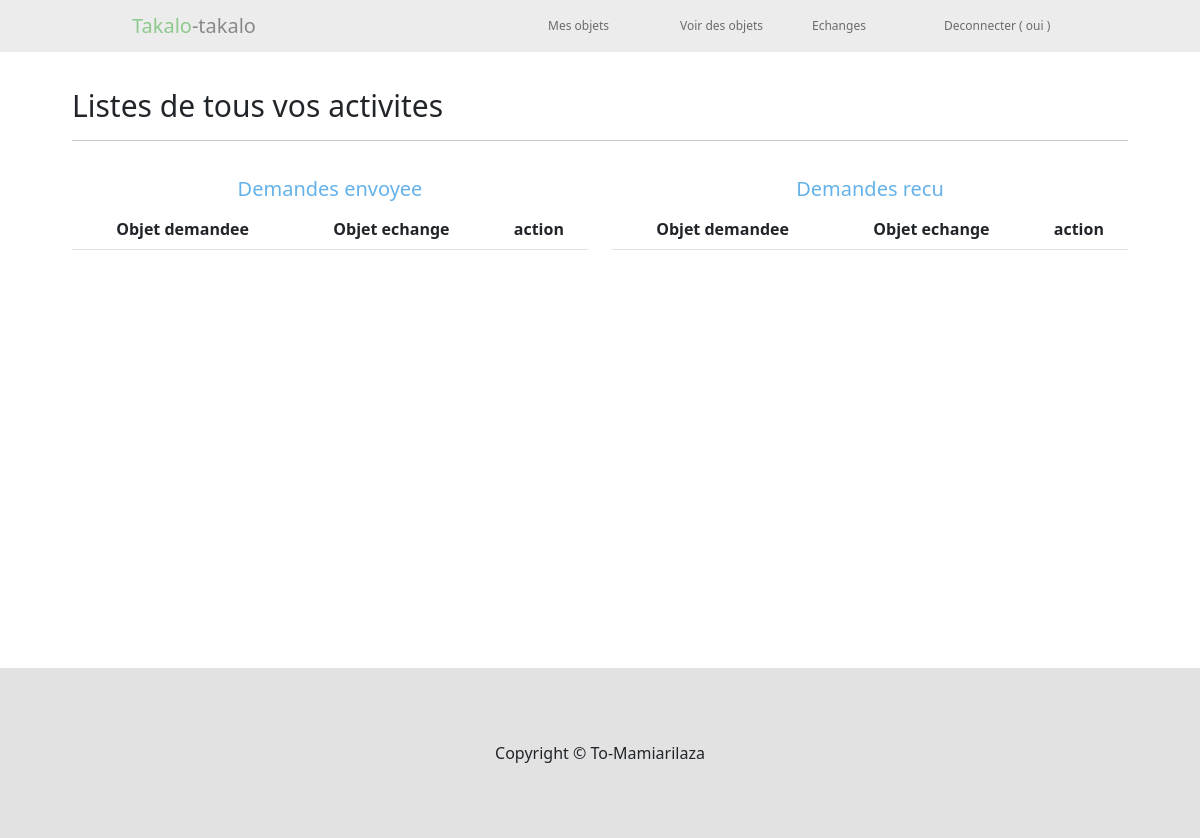
/index.php/echange/gestionEchange (signed in), run on an earlier commit of the app's database.
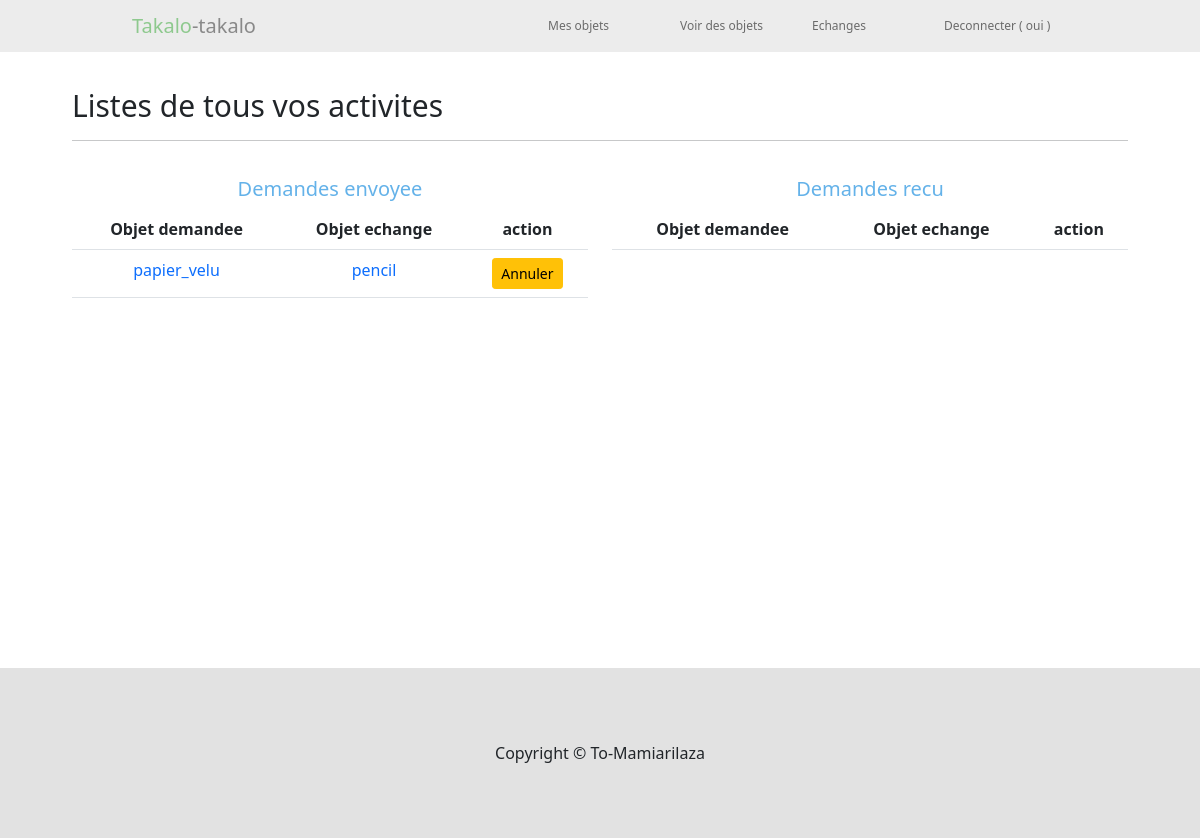
And on a later commit of the database.
### tables this page shows
create table Objet(
    idObjet int primary key AUTO_INCREMENT,
    idCategorie int,
    idUser int,
    nom VARCHAR(20),
    description VARCHAR(200),
    prix double precision,
    foreign key(idCategorie) references Categorie(idCategorie),
    foreign key(idUser) references User(idUser)
);

### application/controllers/Echange.php (called while the page is built, shortened)
<?php
class Echange extends CI_Controller {
    public function gestionEchange()
    {
        $this->load->model("echange_model");
        $idUser = $this->session->userdata("userId")->idUser;
        $data['demandeRecu'] = $this->echange_model->getPropositionRecu($idUser);
        $data['demandeEnvoyer'] = $this->echange_model->getPropositionEnvoyer($idUser);
        $data['content'] = "gestionEchange";
        $data['header'] = "header";
        $data['title'] = "Gestion des echanges";
        $this->load->view("template", $data);
    }
}

### index.php (called while the page is built, shortened)
<?php
require_once BASEPATH.'core/CodeIgniter.php';

### application/models/Echange_model.php (called while the page is built, shortened)
<?php
    class Echange_model extends CI_Model {
        public function getObjet($idObjet)
        {
            $sql = "SELECT * FROM Objet where idObjet=%d";
            $sql=sprintf($sql,$idObjet);
            $query = $this->db->query($sql);
            $resultat = $query->row_array();
            return $resultat;
        }
        public function preparePropositionDisplay($listes)
        {
            $resultat = array();
            for ($i=0; $i < count($listes); $i++) {
                $resultat[$i]['objetDemande'] = $this->model->getObjet($listes[$i]['idObjetDemande']);
                $resultat[$i]['objetEchange'] = $this->model->getObjet($listes[$i]['idObjetEchange']);
                $resultat[$i]['idEchange'] = $listes[$i]['idEchange'];
            }
            return $resultat;
        }
        public function getPropositionEnvoyer($idEnvoyeur)
        {
            $sql="select idEchange, idObjetDemande,idObjetEchange,idEnvoyeur from Echange where idEnvoyeur=%d and dateHeureAccepte is null and EtatEchange = 1";
            $sql=sprintf($sql,$idEnvoyeur);
            $query = $this->db->query($sql);
            $liste=array();
            foreach($query->result_array() as $row){
                $liste[]=$row;
            }
            $liste = $this->model->preparePropositionDisplay($liste);
          return $liste;
        }
    }
?>

### application/views/gestionEchange.php (the view, shortened to what this page needs)
<link rel="stylesheet" href="<?php echo base_url("assets/css/gestionEchange.css"); ?>">
<div class="container">
    <h1>Listes de tous vos activites</h1>
    <hr>
    <div class="row">
        <div class="col-md-6 demande">
            <h5>Demandes envoyee</h5>
            <table class="table">
                <tr>
                    <th>Objet demandee</th>
                    <th>Objet echange</th>
                    <th>action</th>
                </tr>
                <?php foreach ($demandeEnvoyer as $demande) { ?>
                    <tr>
                            <td><a href="<?php echo site_url("mesObjets/detailObjet/".$demande['objetDemande']['idObjet']); ?>"><?php echo $demande['objetDemande']['nom']; ?></a></td>
                            <td><a href="<?php echo site_url("mesObjets/detailObjet/".$demande['objetEchange']['idObjet']); ?>"><?php echo $demande['objetEchange']['nom']; ?></a></td>
                            <td>
                                <a href="<?php echo site_url("echange/annulerEchange/".$demande['idEchange']); ?>" class="btn btn-warning btn-sm">Annuler</a>
                            </td>
                        </tr>
                <?php } ?>
            </table>
        </div>
        <div class="col-md-6 demande">
            <h5>Demandes recu</h5>
                <table class="table">
                    <tr>
                        <th>Objet demandee</th>
                        <th>Objet echange</th>
                        <th>action</th>
                    </tr>
                </table>
            </div>
        </div>
</div>

### application/views/template.php (shortened to what this page needs)
<!DOCTYPE html>
<html lang="en">
<head>
    <link rel="stylesheet" href="<?php echo base_url("assets/bootstrap/css/bootstrap.min.css"); ?>">
    <link rel="stylesheet" href="<?php echo base_url("assets/fonts/fontawesome-5/css/all.min.css"); ?>">
</head>
<body>
    <?php $this->load->view($header); ?>
    <?php $this->load->view($content); ?>
    <?php $this->load->view("footer"); ?>
</body>
</html>

### application/views/header.php (shortened to what this page needs)
<link rel="stylesheet" href="<?php echo base_url("assets/css/header.css"); ?>">
<nav class="navbar navbar-expand-lg navbar-light menu">
  <div class="container-fluid">
    <a class="navbar-brand icon" href="#"><span class="green-style">Takalo</span>-takalo</a>
    <div class="collapse navbar-collapse" id="navbarSupportedContent">
      <ul class="navbar-nav ms-auto mb-2 mb-lg-0 lien-nav">
        <li class="nav-item">
          <a class="nav-link" aria-current="page" href="<?php echo site_url("mesObjets/index"); ?>">Mes objets</a>
        </li>
        <li class="nav-item">
          <a class="nav-link" href="<?php echo site_url("echange/index"); ?>">Voir des objets</a>
        </li>
        <li class="nav-item">
          <a class="nav-link" href="<?php echo site_url("echange/gestionEchange"); ?>">Echanges</a>
        </li>
        <li class="nav-item">
          <a class="nav-link" href="<?php echo site_url("login/deconnectClient"); ?>">Deconnecter ( <?php echo $this->session->userdata['userId']->nom; ?> ) </a>
        </li>
      </ul>
    </div>
  </div>
</nav>

### application/views/footer.php
<link rel="stylesheet" href="<?php echo base_url("assets/css/footer.css"); ?>">
<div class="footer">
    Copyright &copy; To-Mamiarilaza
</div>

### assets/css/header.css (style rules this page uses)
.menu { padding: .5% 10%; background-color: #ececec; }
.green-style { color: rgb(142 201 142); }
.navbar-light .navbar-brand { color: #898989; }
.lien-nav li { width: 11vw; font-size: 1vw; }

### assets/css/gestionEchange.css (style rules this page uses)
.container { width: 90%; margin-top: 3%; min-height: 580px; }
.container h1 { font-size: 30px; font-weight: 500; }
.demande { color: #64b2e9; text-align: center; margin-top: 20px; }
.demande a { text-decoration: none; }

### assets/css/footer.css (style rules this page uses)
.footer { height: 170px; display: flex; justify-content: center; align-items: center; text-align: center; background-color: #e2e2e2; }

What changed in the data, as far as the page shows it:
now on this page (row edited): objet: nom "papier_velu"
now on this page (row unchanged): objet: nom "pencil"
Also different on the page:
new list line: "Annuler"
